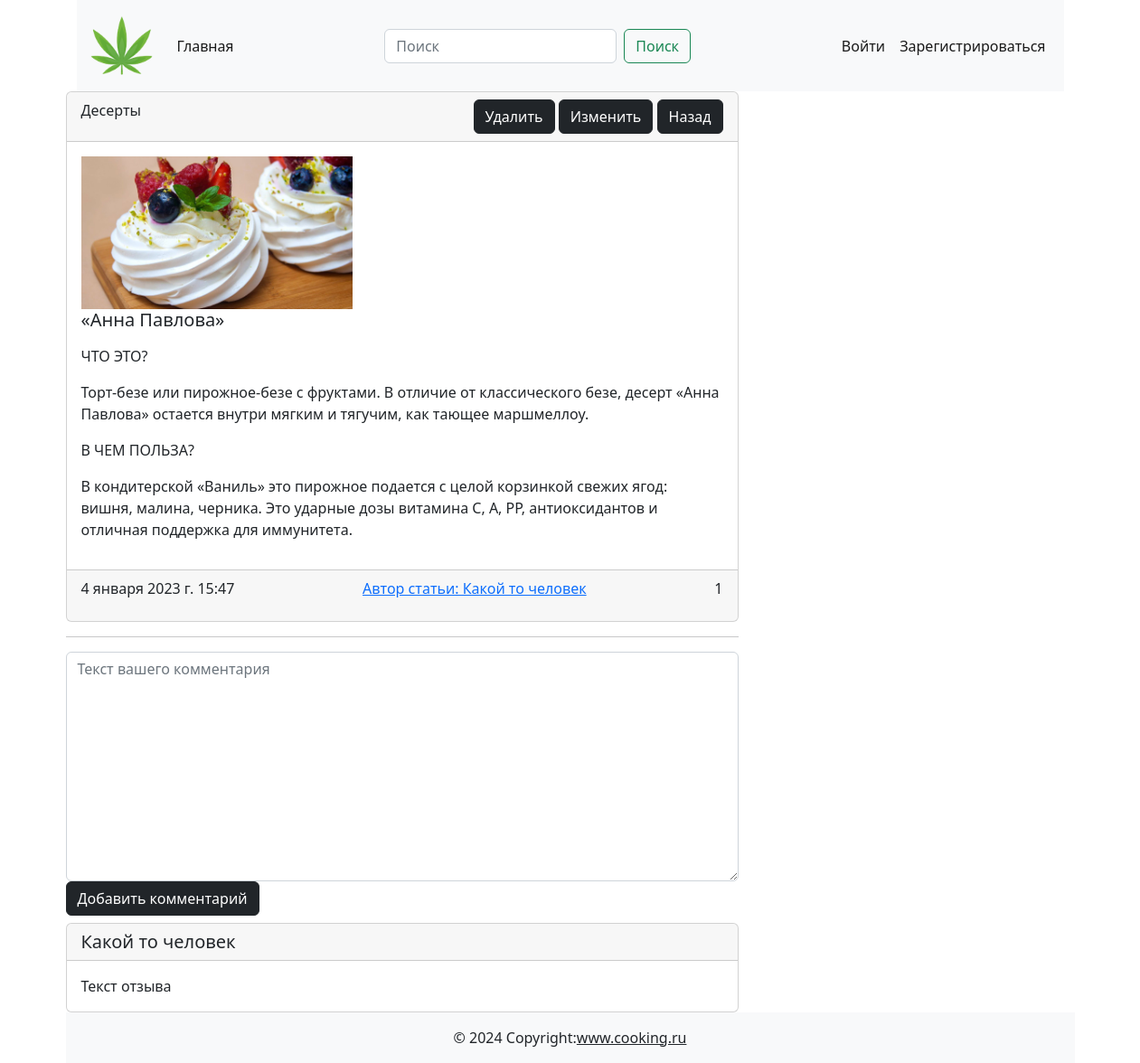
Screenshot of /post/3/ with the database file from the repository.
### cooking/models.py (models this page shows, shortened)
class Post(models.Model):
    title = models.CharField(max_length=255, verbose_name='Заголовок статьи')
    content = models.TextField(default='Скоро тут будет статья ....', verbose_name='Текст статьи')
    created_at = models.DateTimeField(auto_now_add=True, verbose_name='Дата создания')
    updated_at = models.DateTimeField(auto_now=True, verbose_name='Дата обновления')
    photo = models.ImageField(upload_to='photos/', blank=True, null=True, verbose_name='Изображение')
    watched = models.IntegerField(default=0, verbose_name='Просмотры')
    is_published = models.BooleanField(default=True, verbose_name='Публикация')
    category = models.ForeignKey(Category, on_delete=models.CASCADE, verbose_name='Категория')
    class Meta:
        verbose_name = 'Пост'
        verbose_name_plural = 'Посты'

class Category(models.Model):
    title = models.CharField(max_length=255, verbose_name='Название категории')
    def __str__(self):
        return self.title
    class Meta:
        verbose_name = 'Категория'
        verbose_name_plural = 'Категории'

### cooking/views.py (the view, shortened to what this page needs)
# urls.py: path('post/<int:pk>/', PostDetail.as_view(), name='post_detail'),
class PostDetail(DetailView):
    model = Post
    template_name = 'cooking/article_detail.html'
    def get_queryset(self):
        return Post.objects.filter(pk=self.kwargs['pk'])

### cooking/templates/Cooking/article_detail.html (shortened to what this page needs)
{% extends 'base.html' %}
{% block main %}
    <div class="d-flex justify-content-between"><div class="col-8">
        <div class="card"><div class="card-header d-flex justify-content-between">{{ post.category }}
            <div>
                <a href="#!" class="btn btn-dark">Удалить</a>
                <a href="#!" class="btn btn-dark">Изменить</a>
                <a href="#!" class="btn btn-dark">Назад</a>
            </div>
        </div>
            <div class="card-body">
                 {% if post.photo %}
                 <img src="{{ post.photo.url }}" width="300" alt="">
                 {% else %}
                 <img src="https://www.raumplus.ru/upload/iblock/99e/Skoro-zdes-budet-foto.jpg" width="300" alt="">
                 {% endif %}
            <h5 class="card-title">{{ post.title }}</h5>
            <p class="card-text">
                {{ post.content | linebreaks }}
            </p>
        </div>
            <div class="card-footer d-flex justify-content-between"><p class="card-text">4 января 2023 г. 15:47</p>
                <a href="/profile/1">Автор статьи: Какой то человек</a>
                <p class="card-text">{{ post.watched }}</p>
            </div>
        </div>
        <hr>
        <form action="#!" method="post" , enctype="multipart/form-data">
            <textarea name="text" cols="40" rows="10" class="form-control" placeholder="Текст вашего комментария" required id="id_text"></textarea>
            <button class="btn btn-dark" type="submit">Добавить комментарий</button>
        </form>
        <div class="card mt-2"><h5 class="card-header">Какой то человек</h5>
            <div class="card-body">
                <p class="card-text">Текст отзыва</p>
            </div>
        </div>
    </div>
    <div class="col-1"></div>
    <div class="col-4">
    </div>
    </div>
{% endblock main %}

### rows the page displays
Post: category "Десерты", photo (picture), title "«Анна Павлова»", content "ЧТО ЭТО? Торт-безе или пирожное-безе с фруктами. В отличие от классического безе, десерт «Анна Павлова» остается внутри мягким и тягучим, как тающее маршмеллоу. В ЧЕМ ПОЛЬЗА? В кондитерской «Ваниль» это пирожное подается с целой корзинкой свежих ягод: вишня, малина, черника. Это ударные дозы витамина С, А, РР, антиоксидантов и отличная поддержка для иммунитета.", watched "1"
